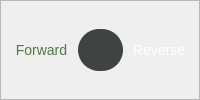
             <widget class="QFrame" name="cpanel_frame_control_orientation">
              <property name="styleSheet">
               <string notr="true">QFrame#cpanel_frame_control_orientation {
background-color: rgba(34,34,34,255);
border-radius: 20px;
}
QPushButton {
background-color: rgba(63,67,66,255);
border-radius: 21px;
color: rgb(255, 255, 255);
font-size: 13px;
width: 10px;
height: 42px;
}
QPushButton:hover{
background-color: rgba(63,67,66, 200);
}
QPushButton:pressed{
background-color: rgba(63,67,66, 128)
}
QLabel{
color: White;
font-size: 14px;
}</string>
              </property>
              <property name="frameShape">
               <enum>QFrame::StyledPanel</enum>
              </property>
              <property name="frameShadow">
               <enum>QFrame::Raised</enum>
              </property>
              <layout class="QVBoxLayout" name="verticalLayout_23">
               <item>
                <layout class="QHBoxLayout" name="horizontalLayout_9">
                 <property name="spacing">
                  <number>7</number>
                 </property>
                 <item>
                  <widget class="QLabel" name="cpanel_label_forward">
                   <property name="sizePolicy">
                    <sizepolicy hsizetype="Ignored" vsizetype="Fixed">
                     <horstretch>0</horstretch>
                     <verstretch>0</verstretch>
                    </sizepolicy>
                   </property>
                   <property name="styleSheet">
                    <string notr="true">color: rgba(80,120,65,255);</string>
                   </property>
                   <property name="text">
                    <string>Forward</string>
                   </property>
                   <property name="alignment">
                    <set>Qt::AlignBottom|Qt::AlignHCenter</set>
                   </property>
                  </widget>
                 </item>
                 <item>
                  <widget class="QPushButton" name="cpanel_btn_toggle_control_orientation">
                   <property name="maximumSize">
                    <size>
                     <width>45</width>
                     <height>45</height>
                    </size>
                   </property>
                   <property name="styleSheet">
                    <string notr="true"/>
                   </property>
                   <property name="text">
                    <string/>
                   </property>
                   <property name="icon">
                    <iconset>
                     <normaloff>images/up_down_arrows.png</normaloff>images/up_down_arrows.png</iconset>
                   </property>
                   <property name="iconSize">
                    <size>
                     <width>60</width>
                     <height>60</height>
                    </size>
                   </property>
                  </widget>
                 </item>
                 <item>
                  <widget class="QLabel" name="cpanel_label_reverse">
                   <property name="sizePolicy">
                    <sizepolicy hsizetype="Ignored" vsizetype="Fixed">
                     <horstretch>0</horstretch>
                     <verstretch>0</verstretch>
                    </sizepolicy>
                   </property>
                   <property name="styleSheet">
                    <string notr="true"/>
                   </property>
                   <property name="text">
                    <string>Reverse</string>
                   </property>
                   <property name="alignment">
                    <set>Qt::AlignBottom|Qt::AlignHCenter</set>
                   </property>
                  </widget>
                 </item>
                </layout>
               </item>
              </layout>
             </widget>
